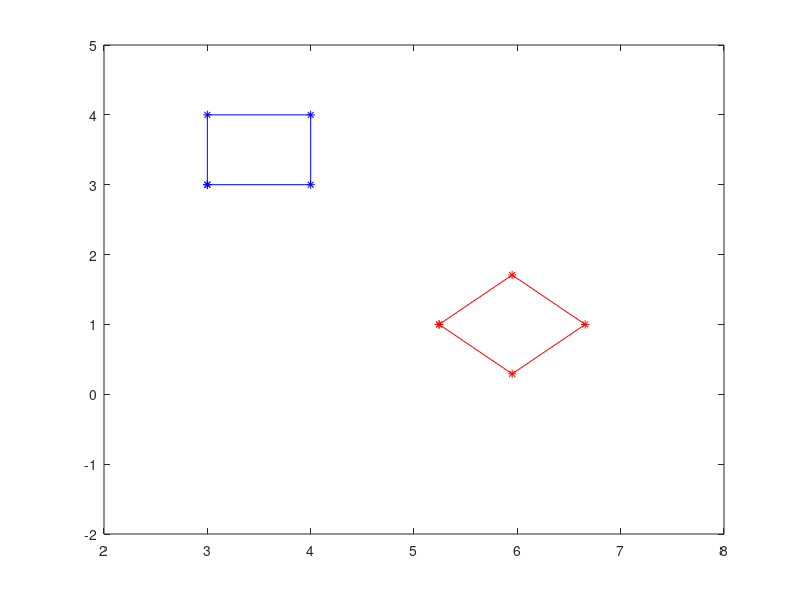
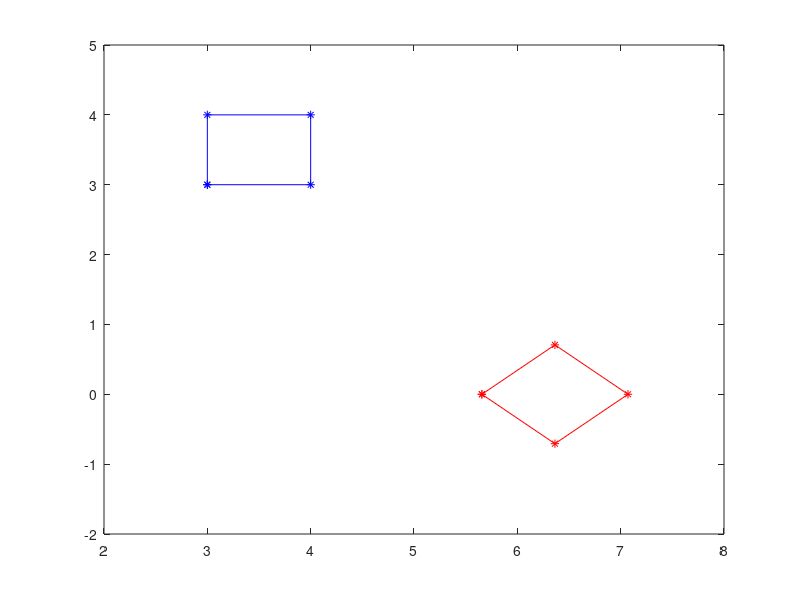

Write MATLAB code to recreate these figures, in order.
% we will perform a rotation followed by a translation, and then in reverse 
% order and compare the results, both using the homogeneous system
d_x = 1; % howmuchever you want to translate in horizontal direction
d_y = 1; % howmuchever you want to translate in vertical direction

% create original box
% first row is horizontal and second row is vertical coordinates
my_pts = [3 3 4 4 3;3 4 4 3 3];

% write code to plot the box
fig1=figure(1);
plot(my_pts(1,1:end),my_pts(2,1:end),'b*-');

% write code here to create your 2D rotation matrix my_rot 
a = -1/4*pi;
my_rot = [cos(a),-sin(a);sin(a),cos(a)];
[m,n] = size(my_rot);

% write code to create your Homogeneous 2D Translation matrix hom_trans using d_x & d_y 
trans = zeros(2,1);
trans(1,1) = d_x;
trans(2,1) = d_y;
hom_trans = eye(3,3);
hom_trans(1:2,3) = trans;

% Perform Compound transformation
% write code to construct your 2D Homogeneous Rotation Matrix using my_rot and store the result in hom_rot
% HINT: start with a 3x3 identity matrix and replace a part of it with my_rot to create hom_rot 
hom_rot = eye(m+1,n+1);
hom_rot(1:m,1:m) = my_rot;

% write code to convert my_pts to the homogeneous system and store the result in hom_my_pts
[m,n] = size(my_pts);
row = ones(1, n);
hom_my_pts = [my_pts;row];

% write code to perform in a single compound transformation: translation (hom_trans) followed by rotation (hom_rot) on hom_my_pts, and store the result in trans_my_pts 
trans_my_pts = (hom_trans*hom_rot)*hom_my_pts;

% write code to plot the transformed box (output) which has to be done in Cartesian, so... 
% cut out the X, Y points and ignore the 3rd dimension
hold on
plot(trans_my_pts(1,1:end),trans_my_pts(2,1:end),'r*-');
axis([2 8 -2 5]); % just to make the plot nicely visible

% Now, let us reverse the order of rotation and translation and compare 
fig2=figure(2);
plot(my_pts(1,1:end),my_pts(2,1:end),'b*-');

% write code to perform in a single compound transformation: rotation followed by translation, and store the result in trans_my_pts
trans_my_pts = (hom_rot*hom_trans)*hom_my_pts;
hold on

plot(trans_my_pts(1,1:end),trans_my_pts(2,1:end),'r*-');
axis([2 8 -2 5]); % just to make the plot nicely visible